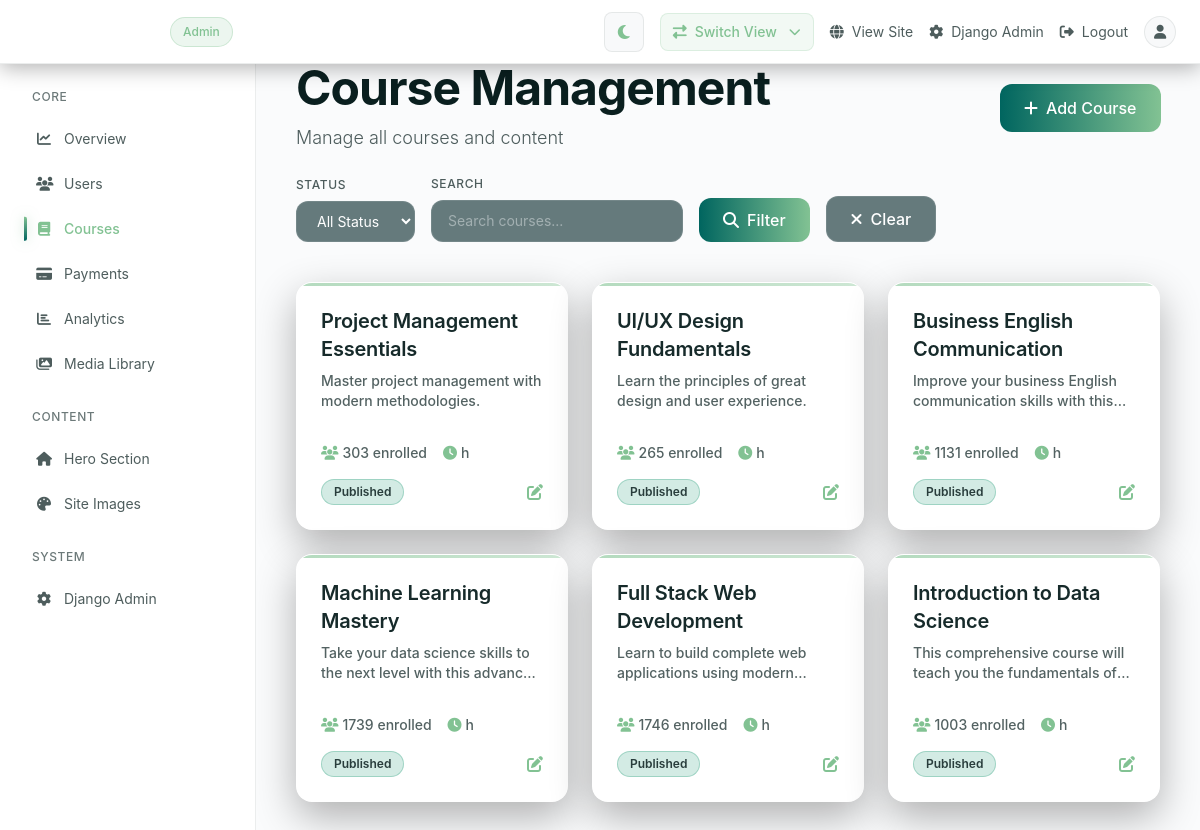
The page /dashboard/courses/ (signed in) on the database as committed earlier.
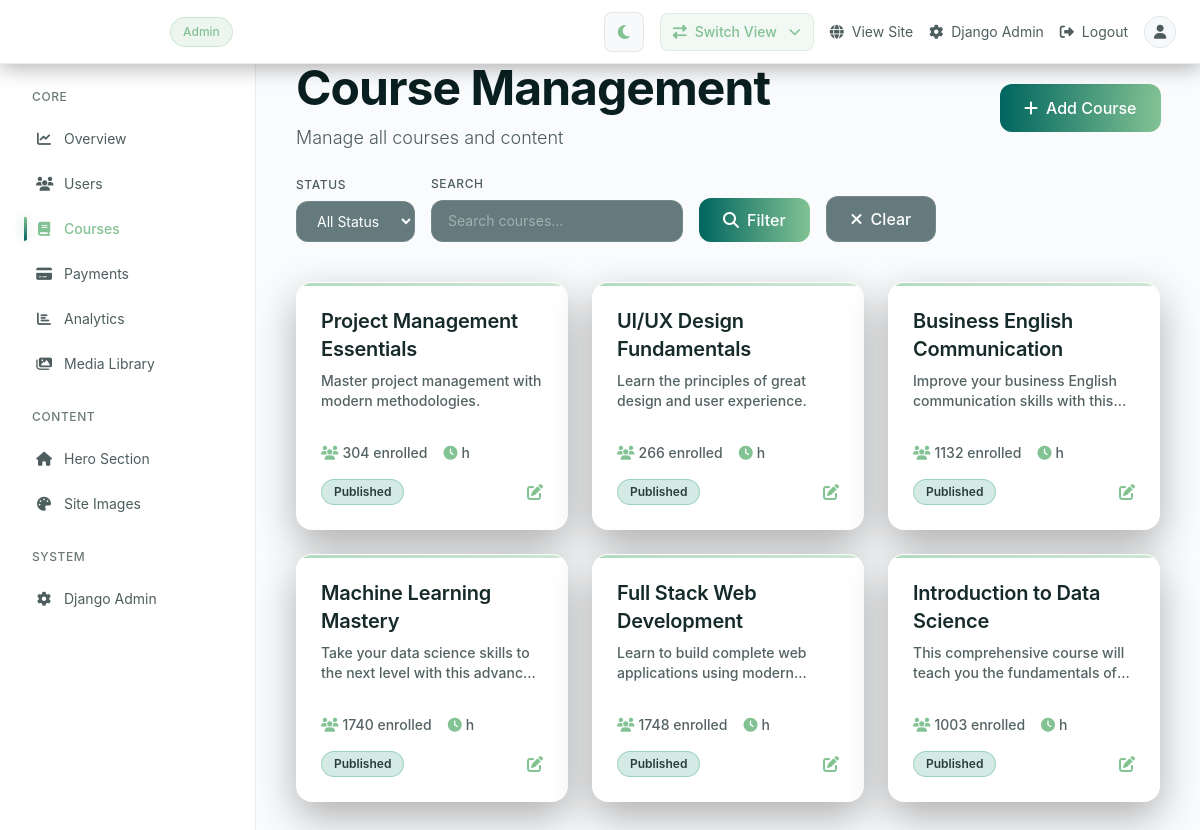
The same page on the database as committed later.
### myApp/models.py (models this page shows, shortened)
class Course(models.Model):
    LEVEL_CHOICES = [
        ('beginner', 'Beginner'),
        ('intermediate', 'Intermediate'),
        ('advanced', 'Advanced'),
    ]
    STATUS_CHOICES = [
        ('draft', 'Draft'),
        ('published', 'Published'),
        ('archived', 'Archived'),
    ]
    COURSE_TYPE_CHOICES = [
        ('recorded', 'Recorded'),
        ('live', 'Live'),
        ('hybrid', 'Hybrid'),
    ]
    title = models.CharField(max_length=200)
    slug = models.SlugField(unique=True)
    description = models.TextField()
    short_description = models.CharField(max_length=300)  # For cards
    outcome = models.CharField(max_length=300)  # What students will achieve
    thumbnail = models.ImageField(upload_to='courses/thumbnails/', blank=True, null=True)
    preview_video = models.URLField(blank=True)  # 30-sec preview URL
    category = models.ForeignKey(Category, on_delete=models.SET_NULL, null=True, related_name='courses')
    level = models.CharField(max_length=20, choices=LEVEL_CHOICES, default='beginner')
    course_type = models.CharField(max_length=20, choices=COURSE_TYPE_CHOICES, default='recorded', help_text='Type of course: Recorded (self-paced), Live (scheduled sessions), or Hybrid (combination)')
    instructor = models.ForeignKey(User, on_delete=models.SET_NULL, null=True, related_name='courses_taught')
    price = models.DecimalField(max_digits=10, decimal_places=2, default=0)
    currency = models.CharField(max_length=3, default='USD')
    is_free = models.BooleanField(default=False)
    estimated_hours = models.PositiveIntegerField(default=10)
    lessons_count = models.PositiveIntegerField(default=0)  # Computed field
    language = models.CharField(max_length=10, default='en')
    available_languages = models.JSONField(default=list)  # ['en', 'es', 'fr']
    has_certificate = models.BooleanField(default=True)
    has_ai_tutor = models.BooleanField(default=True)
    has_quizzes = models.BooleanField(default=True)
    status = models.CharField(max_length=20, choices=STATUS_CHOICES, default='draft')
    meta_title = models.CharField(max_length=70, blank=True)
    meta_description = models.CharField(max_length=160, blank=True)
    enrolled_count = models.PositiveIntegerField(default=0)
    completion_rate = models.FloatField(default=0)  # Percentage
    average_rating = models.FloatField(default=0, validators=[MinValueValidator(0), MaxValueValidator(5)])
    created_at = models.DateTimeField(auto_now_add=True)
    updated_at = models.DateTimeField(auto_now=True)
    published_at = models.DateTimeField(null=True, blank=True)
    class Meta:
        ordering = ['-created_at']

### myApp/views.py (the view, shortened to what this page needs)
        def wrapper(request, *args, **kwargs):
            if not request.user.is_authenticated:
                return redirect('login')
            if 'admin' in allowed_roles and (request.user.is_superuser or request.user.is_staff):
                return view_func(request, *args, **kwargs)

### myApp/context_processors.py (called while the page is built)
def currency_context(request):
    selected_currency = request.session.get('selected_currency', 'USD')
    available_currencies = [choice[0] for choice in CoursePricing.CURRENCY_CHOICES]
    return {
        'selected_currency': selected_currency,
        'available_currencies': available_currencies,
        'currency_choices': CoursePricing.CURRENCY_CHOICES,
    }

### myApp/dashboard_views.py (called while the page is built)
@login_required
@role_required(['admin'])
def dashboard_courses(request):
    courses = Course.objects.select_related('category', 'instructor').order_by('-created_at')
    status = request.GET.get('status')
    search = request.GET.get('search')
    if status:
        courses = courses.filter(status=status)
    if search:
        courses = courses.filter(
            Q(title__icontains=search) |
            Q(description__icontains=search)
        )
    paginator = Paginator(courses, 20)
    page = request.GET.get('page', 1)
    courses = paginator.get_page(page)
    context = {
        'courses': courses,
    }
    return render(request, 'dashboard/courses.html', context)

### myApp/templates/dashboard/courses.html (shortened to what the changed rows need)
{% extends 'dashboard/base.html' %}
{% block content %}
<div class="w-full max-w-[1600px] mx-auto">
    <div class="mb-8 sm:mb-10 animate-fade-in-up stagger-1">
        <div class="flex flex-col sm:flex-row sm:items-center sm:justify-between gap-4 mb-6">
            <div>
                <h1 class="text-3xl sm:text-4xl lg:text-5xl font-extralight text-white mb-3 tracking-[-0.02em]">
                    Course Management
                </h1>
            </div>
        </div>
    </div>
    <div class="grid grid-cols-1 md:grid-cols-2 lg:grid-cols-3 gap-6">
        {% for course in courses %}
        <div class="bg-[#04363a]/70 backdrop-blur-xl rounded-2xl border border-white/10 shadow-[0_15px_40px_rgba(0,0,0,0.3)] hover:shadow-[0_20px_50px_rgba(130,194,147,0.2)] hover:border-[#82C293]/30 transition-all duration-300 overflow-hidden animate-fade-in-up stagger-{{ forloop.counter|add:2 }} hover:scale-[1.02] hover:-translate-y-1 group">
            <div class="p-6">
                <div class="flex items-start justify-between mb-4">
                    <div class="flex-1">
                        <h3 class="text-xl font-semibold text-white mb-2 group-hover:text-[#82C293] transition-colors duration-300">{{ course.title }}</h3>
                        <p class="text-sm text-white/70 mb-4 line-clamp-2">{{ course.outcome_summary|default:course.description|truncatewords:15 }}</p>
                    </div>
                </div>
                <div class="flex items-center gap-4 mb-4 text-sm text-white/60">
                    <span class="flex items-center gap-1">
                        <i class="fas fa-users text-[#82C293]"></i>
                        {{ course.enrolled_count|default:0 }} enrolled
                    </span>
                    <span class="flex items-center gap-1">
                        <i class="fas fa-clock text-[#82C293]"></i>
                        {{ course.duration_hours }}h
                    </span>
                </div>
                <div class="flex items-center justify-between">
                    <span class="px-3 py-1 rounded-full text-xs font-medium {% if course.status == 'published' %}bg-[#259d78]/20 text-[#259d78] border border-[#259d78]/30{% else %}bg-[#254346]/70 text-white/70 border border-white/20{% endif %}">
                        {{ course.status|title }}
                    </span>
                    <a href="/django-admin/myApp/course/{{ course.id }}/change/" class="text-[#82C293] hover:text-[#8abc59] transition-all duration-300 hover:scale-110 inline-block group/edit" title="Edit in Django Admin">
                        <i class="fas fa-edit transition-transform duration-300 group-hover/edit:rotate-12"></i>
                    </a>
                </div>
            </div>
        </div>
        {% empty %}
        <div class="col-span-full bg-[#04363a]/70 backdrop-blur-xl rounded-2xl border border-white/10 shadow-[0_15px_40px_rgba(0,0,0,0.3)] p-12 text-center animate-fade-in">
            <i class="fas fa-book text-4xl mb-4 text-white/40"></i>
            <p class="text-white/60">No courses found</p>
        </div>
        {% endfor %}
    </div>
</div>
{% endblock %}

Rows that differ between the two databases and show on the page:
changed Course "Project Management Essentials": enrolled_count "303" → "304"
changed Course "UI/UX Design Fundamentals": enrolled_count "265" → "266"
changed Course "Business English Communication": enrolled_count "1131" → "1132"
changed Course "Machine Learning Mastery": enrolled_count "1739" → "1740"
changed Course "Full Stack Web Development": enrolled_count "1746" → "1748"
